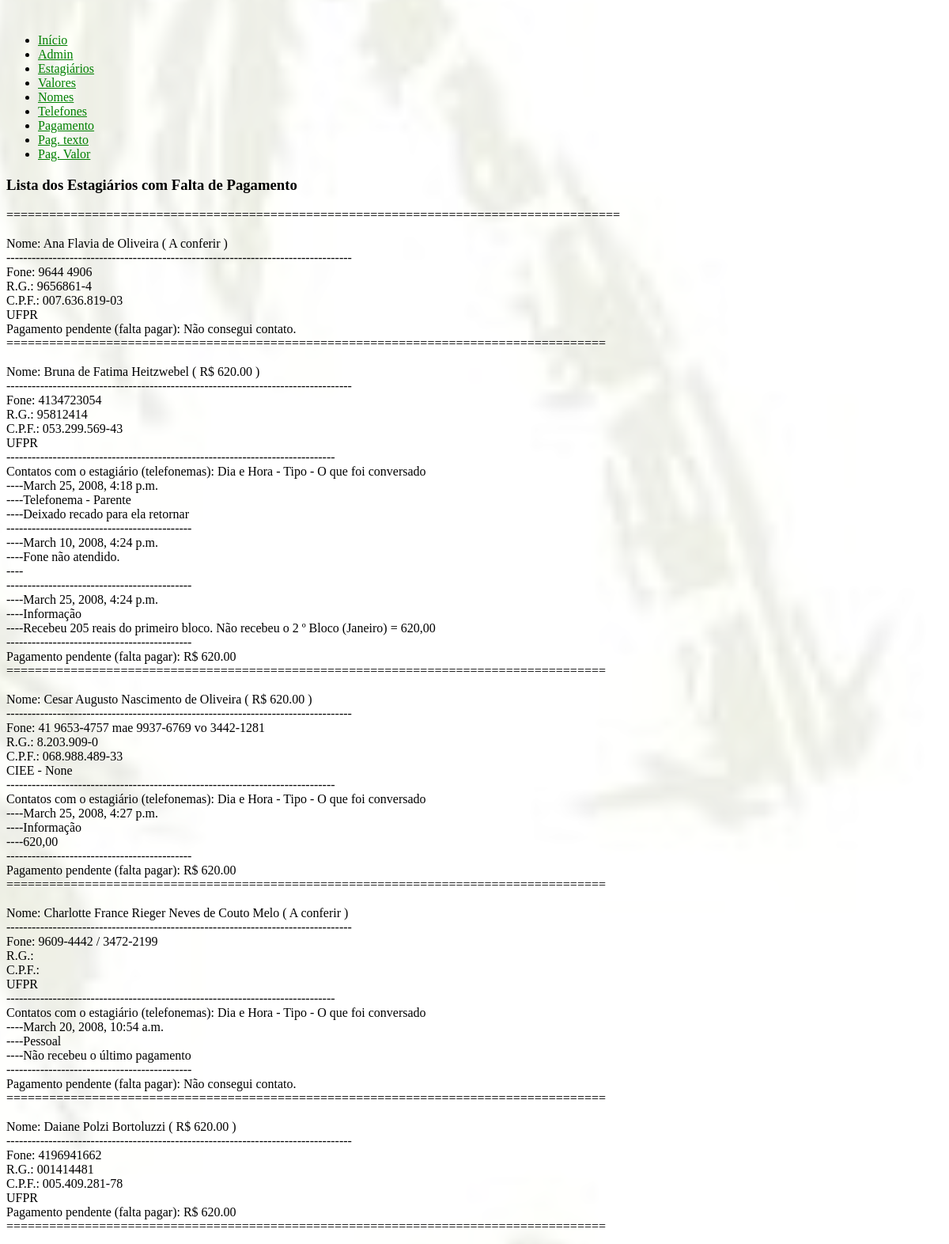
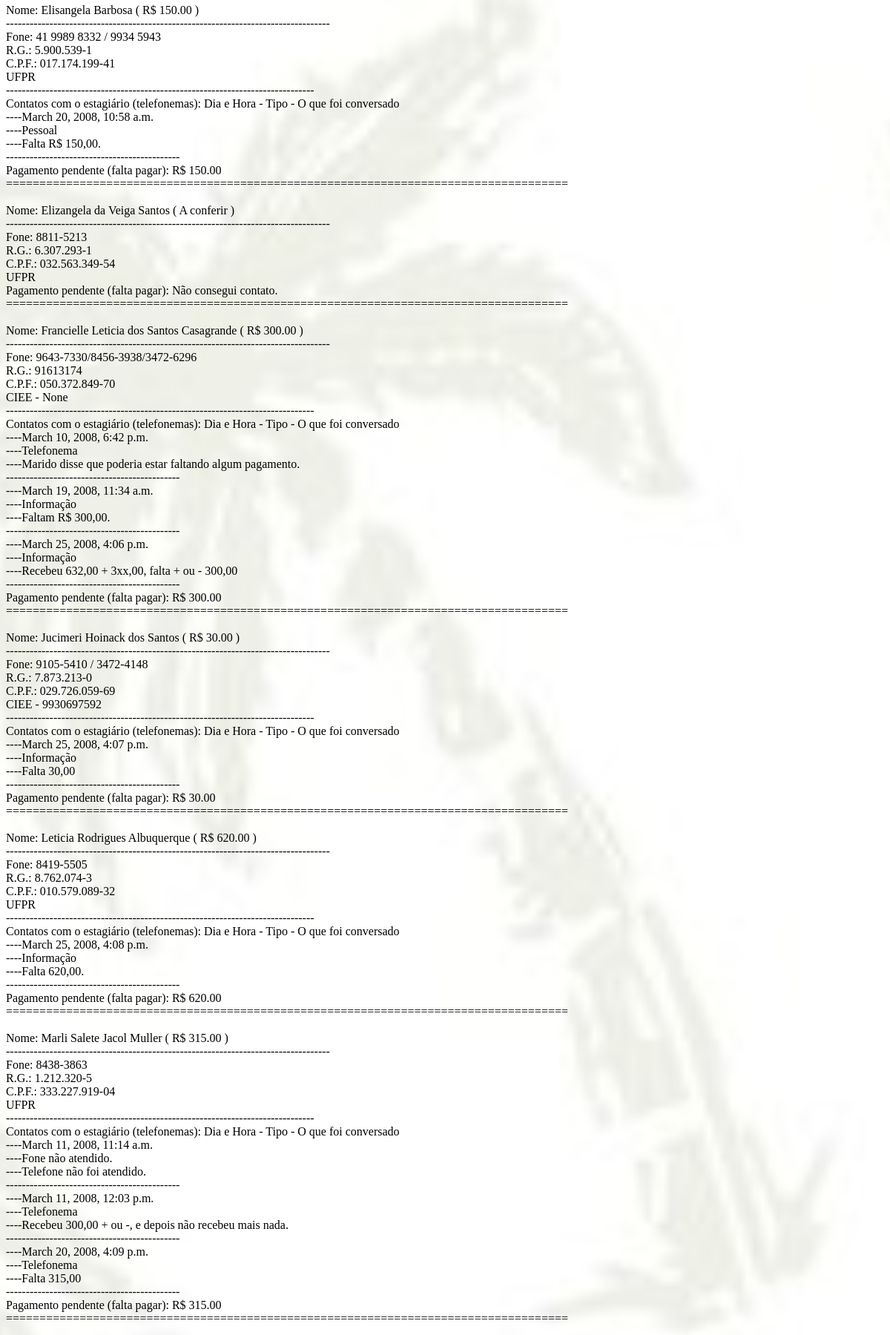
Page /falta_pagamento_texto/ (upper part) on the committed database (2 pictures, top to bottom).
### cadestagiarios/models.py (models this page shows, shortened)
class Estagiario(models.Model):
    projeto = models.ForeignKey(Projeto, on_delete=models.SET_NULL, null=True)
    nome_do_estagiario = models.CharField("Nome", max_length=70)
    nome_do_solicitante = models.CharField("Nome do Solicitante", max_length=50, blank=True)
    subprojeto = models.ForeignKey(SubProjeto, on_delete=models.SET_NULL, null=True, blank=True)
    end_rua = models.CharField('Logradouro', max_length = 45, blank=True)
    end_num = models.CharField('Núm.', max_length = 15, blank=True)
    end_compl = models.CharField('Coml', max_length = 30, blank=True)
    telefones = models.CharField('Fones', max_length = 45, blank=True)
    end_bairro = models.CharField('Bairro', max_length = 40, blank=True)
    end_cidade = models.ForeignKey(Cidade, on_delete=models.SET_NULL, null=True, blank=True)
    end_estado = models.ForeignKey(Estado, on_delete=models.SET_NULL, null=True, blank=True)
    conj_atividades = models.ForeignKey(ConjAtividade, on_delete=models.SET_NULL, null=True, blank=True)
    bloco1 = models.BooleanField()
    bloco2 = models.BooleanField()
    instituicao_de_ensino = models.ForeignKey(InstituicaoDeEnsino, on_delete=models.SET_NULL, null=True, blank=True)
    bloco1_valor = models.DecimalField('Bloco 1 R$:', max_digits=7, decimal_places=2, null=True, blank=True)
    bloco2_valor = models.DecimalField('Bloco 2 R$:', max_digits=7, decimal_places=2, null=True, blank=True)
    data_de_inicio_do_estagio = models.DateField('Início', null=True, blank=True)
    data_de_termino_do_estagio = models.DateField('Término', null=True, blank=True)
    data_prevista_para_inicio = models.DateField('Data Prevista para Início', null=True, blank=True)
    data_prevista_para_termino = models.DateField('Data Prevista para Término', null=True, blank=True)
    email = models.EmailField(null=True, blank=True)
    num_matricula_ufpr = models.CharField(max_length=25, null=True, blank=True)
    data_da_ultima_atualizacao = models.DateField(auto_now=True, null=True)
    data_do_cadastro = models.DateField(auto_now_add=True, null=True)
    numero_no_ciee = models.PositiveIntegerField(null=True,blank=True)
    nome_da_mae = models.CharField(max_length=65, null=True, blank=True)
    data_nasc_mae = models.DateField(null=True, blank=True)
    estudante_da_ufpr = models.BooleanField('Estuda na UFPR?', blank=True)
    teste2 = models.TextField(null=True, blank=True)
    teste3 = models.IntegerField(null=True, blank=True)
    teste4 = models.CharField(max_length=2, null=True, blank=True)
    teste = models.CharField(max_length = 7, null=True, blank=True)
    rg = models.CharField(max_length = 25, blank=True, null=True)
    cpf = models.CharField(max_length = 25, blank=True, null=True)
    conta_corrente = models.CharField(max_length = 25, blank=True, null=True)
    agencia = models.CharField(max_length = 10, blank=True, null=True)
    banco = models.ForeignKey(Banco, on_delete=models.SET_NULL, null=True, blank=True)
    falta_pagamento = models.BooleanField('Não Recebeu', blank=True)
    reclamou_pagamento = models.BooleanField('Reclamou Pag.', blank=True)
    obs = models.TextField(null=True, blank=True)
    verificar_pagamento = models.BooleanField('Verif. Pag.', blank=True)
    curso = models.ForeignKey(Curso, on_delete=models.SET_NULL, null=True, blank=True)
    pagamento_pendente = models.DecimalField(max_digits=7, decimal_places = 2, null=True, blank=True)
    texto1 = models.TextField(blank=True, null=True)
    def media_dos_valores_dos_blocos(self):
        valor1 = self.bloco1_valor or 0
        valor2 = self.bloco2_valor or 0
        return (valor1 + valor2) / 2
    media_dos_valores_dos_blocos.short_description = "Média R$"
    def esta_trabalhando(self):
        if self.data_de_termino_do_estagio and self.data_de_termino_do_estagio:
            return self.data_de_inicio_do_estagio < date.today() < self.data_de_termino_do_estagio
        else:
            return None
    esta_trabalhando.short_description = "Na Área?"
    esta_trabalhando.boolean = True
    def pag_ok(self):
        return not self.falta_pagamento
    pag_ok.boolean = True
    def nao_reclamou(self):
        return not self.reclamou_pagamento
    nao_reclamou.boolean = True
    def verificado(self):
        if self.verificar_pagamento:
            return not self.verificar_pagamento
        else:
            return None
    verificado.boolean=True

class Contatamento(models.Model):
    estagiario = models.ForeignKey(Estagiario, on_delete=models.SET_NULL, null=True)
    data_e_hora = models.DateTimeField()
    tipo_de_contatamento = models.ForeignKey(TipoDeContatamento, on_delete=models.SET_NULL, blank=True, null=True)
    ocorrido = models.CharField(max_length = 100, blank=True, null=True)
    def pag_ok(self):
        return self.estagiario.pag_ok()
    pag_ok.boolean = True

class TipoDeContatamento(models.Model):
    descricao_do_tipo = models.CharField(max_length=50)
    def __str__(self):
        return self.descricao_do_tipo
    class Meta:
        verbose_name_plural = 'Tipos de Contatamento'

### cadestagiarios/views.py (the view)
# urls.py: path('falta_pagamento_texto/', views.falta_pagamento_texto),
def falta_pagamento_texto(request):
    estagiarios = Estagiario.objects.filter(falta_pagamento__exact=True).order_by('nome_do_estagiario')
    return render(request, 'cadestagiarios/falta_pagamento_texto.html', {'estagiarios': estagiarios})

### cadestagiarios/templates/cadestagiarios/falta_pagamento_texto.html (shortened to what this page needs)
{% extends "cadestagiarios/base.html" %}
{% block content %}
<h3>Lista dos Estagiários com Falta de Pagamento</h3>
{% if estagiarios %}
        ======================================================================================<br>
        {% for e in estagiarios %}
            <br>
            Nome: {{ e.nome_do_estagiario }}   (
                {% if e.pagamento_pendente %}
                    R$ {{ e.pagamento_pendente|floatformat:2 }}
                {% else %}
                    A conferir
                {% endif %}
                )
                <br>
            ----------------------------------------------------------------------------------<br>
            Fone: {{ e.telefones }}<br>
            R.G.: {{ e.rg }}<br>
            C.P.F.: {{ e.cpf }}<br>
            {% if e.estudante_da_ufpr %} UFPR {% else %} CIEE - {{ e.numero_no_ciee }} {% endif %}<br>
            {% if e.contatamento_set.all %}
                ------------------------------------------------------------------------------<br>
                Contatos com o estagiário (telefonemas):  Dia e Hora - Tipo - O que foi conversado<br>
                {% for ct in e.contatamento_set.all %}
                        ----{{ ct.data_e_hora }}<br>
                        ----{{ ct.tipo_de_contatamento }}<br>
                        ----{{ ct.ocorrido }}<br>
                        --------------------------------------------<br>
                {% endfor %}
            {% endif %}
            Pagamento pendente (falta pagar):
            {% if e.pagamento_pendente %}
                R$ {{ e.pagamento_pendente|floatformat:2 }}
            {% else %}
                Não consegui contato.
            {% endif %}
            <br>
            ====================================================================================<br>
        {% endfor %}
{% else %}
    <p>Nao há estagiários cadastrados.</p>
{% endif %}
{% endblock %}

### cadestagiarios/static/cadestagiarios/style.css (style rules this page uses)
body { background-image: linear-gradient(rgba(255, 255, 255, 0.6), rgba(255, 255, 255, 0.6)), url(images/background.jpg); background-size: cover; background-position: center; background-repeat: repeat; }

### rows in the picture
Estagiario: nome_do_estagiario "Ana Flavia de Oliveira", shows "A conferir", telefones "9644 4906", rg "9656861-4", cpf "007.636.819-03", estudante_da_ufpr "UFPR", shows "Não consegui contato."
Estagiario: nome_do_estagiario "Bruna de Fatima Heitzwebel", pagamento_pendente "620.00", telefones "4134723054", rg "95812414", cpf "053.299.569-43", estudante_da_ufpr "UFPR"
Contatamento: data_e_hora "March 25, 2008, 4:18 p.m.", tipo_de_contatamento "Telefonema - Parente", ocorrido "Deixado recado para ela retornar"
Contatamento: data_e_hora "March 10, 2008, 4:24 p.m.", tipo_de_contatamento "Fone não atendido."
Contatamento: data_e_hora "March 25, 2008, 4:24 p.m.", tipo_de_contatamento "Informação", ocorrido "Recebeu 205 reais do primeiro bloco. Não recebeu o 2 º Bloco (Janeiro) = 620,00"
Estagiario: nome_do_estagiario "Cesar Augusto Nascimento de Oliveira", pagamento_pendente "620.00", telefones "41 9653-4757 mae 9937-6769 vo 3442-1281", rg "8.203.909-0", cpf "068.988.489-33", numero_no_ciee "None"
Contatamento: data_e_hora "March 25, 2008, 4:27 p.m.", tipo_de_contatamento "Informação", ocorrido "620,00"
Estagiario: nome_do_estagiario "Charlotte France Rieger Neves de Couto Melo", shows "A conferir", telefones "9609-4442 / 3472-2199", estudante_da_ufpr "UFPR", shows "Não consegui contato."
Contatamento: data_e_hora "March 20, 2008, 10:54 a.m.", tipo_de_contatamento "Pessoal", ocorrido "Não recebeu o último pagamento"
Estagiario: nome_do_estagiario "Daiane Polzi Bortoluzzi", pagamento_pendente "620.00", telefones "4196941662", rg "001414481", cpf "005.409.281-78", estudante_da_ufpr "UFPR"
Estagiario: nome_do_estagiario "Elisangela Barbosa", pagamento_pendente "150.00", telefones "41 9989 8332 / 9934 5943", rg "5.900.539-1", cpf "017.174.199-41", estudante_da_ufpr "UFPR"
Contatamento: data_e_hora "March 20, 2008, 10:58 a.m.", tipo_de_contatamento "Pessoal", ocorrido "Falta R$ 150,00."
Estagiario: nome_do_estagiario "Elizangela da Veiga Santos", shows "A conferir", telefones "8811-5213", rg "6.307.293-1", cpf "032.563.349-54", estudante_da_ufpr "UFPR", shows "Não consegui contato."
Estagiario: nome_do_estagiario "Francielle Leticia dos Santos Casagrande", pagamento_pendente "300.00", telefones "9643-7330/8456-3938/3472-6296", rg "91613174", cpf "050.372.849-70", numero_no_ciee "None"
Contatamento: data_e_hora "March 10, 2008, 6:42 p.m.", tipo_de_contatamento "Telefonema", ocorrido "Marido disse que poderia estar faltando algum pagamento."
Contatamento: data_e_hora "March 19, 2008, 11:34 a.m.", tipo_de_contatamento "Informação", ocorrido "Faltam R$ 300,00."
Contatamento: data_e_hora "March 25, 2008, 4:06 p.m.", tipo_de_contatamento "Informação", ocorrido "Recebeu 632,00 + 3xx,00, falta + ou - 300,00"
Estagiario: nome_do_estagiario "Jucimeri Hoinack dos Santos", pagamento_pendente "30.00", telefones "9105-5410 / 3472-4148", rg "7.873.213-0", cpf "029.726.059-69", numero_no_ciee "9930697592"
Contatamento: data_e_hora "March 25, 2008, 4:07 p.m.", tipo_de_contatamento "Informação", ocorrido "Falta 30,00"
Estagiario: nome_do_estagiario "Leticia Rodrigues Albuquerque", pagamento_pendente "620.00", telefones "8419-5505", rg "8.762.074-3", cpf "010.579.089-32", estudante_da_ufpr "UFPR"
Contatamento: data_e_hora "March 25, 2008, 4:08 p.m.", tipo_de_contatamento "Informação", ocorrido "Falta 620,00."
Estagiario: nome_do_estagiario "Marli Salete Jacol Muller", pagamento_pendente "315.00", telefones "8438-3863", rg "1.212.320-5", cpf "333.227.919-04", estudante_da_ufpr "UFPR"
Contatamento: data_e_hora "March 11, 2008, 11:14 a.m.", tipo_de_contatamento "Fone não atendido.", ocorrido "Telefone não foi atendido."
Contatamento: data_e_hora "March 11, 2008, 12:03 p.m.", tipo_de_contatamento "Telefonema", ocorrido "Recebeu 300,00 + ou -, e depois não recebeu mais nada."
Contatamento: data_e_hora "March 20, 2008, 4:09 p.m.", tipo_de_contatamento "Telefonema", ocorrido "Falta 315,00"
